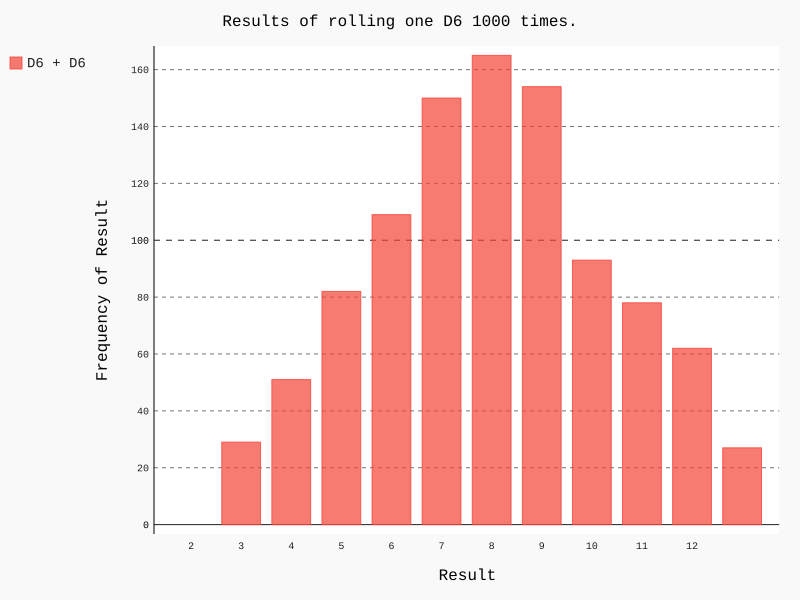

This figure's Python source:
# -*- coding: utf-8 -*-
"""
Created on Mon Apr 13 21:43:07 2020

@author: w
"""

from die import Die 
import pygal 

# 创建一个D6 
die_1 = Die()
die_2 = Die()

# 掷几次骰子， 并将结果存储在一个列表中 
results = []
for roll_num in range(1000): 
    result = die_1.roll() + die_2.roll()
    results.append(result)
    
# 分析结果 
frequencies = []
max_result = die_1.num_sides + die_2.num_sides
for value in range(1, max_result + 1): 
    frequency = results.count(value)
    frequencies.append(frequency)
    
# 对结果进行可视化 
hist = pygal.Bar()

hist.title = "Results of rolling one D6 1000 times." 
hist.x_labels = ['2', '3', '4', '5', '6', '7', '8', '9', '10', '11', '12']
hist.x_title = "Result" 
hist.y_title = "Frequency of Result" 

hist.add('D6 + D6', frequencies)
hist.render_to_file('die_visual.svg')
